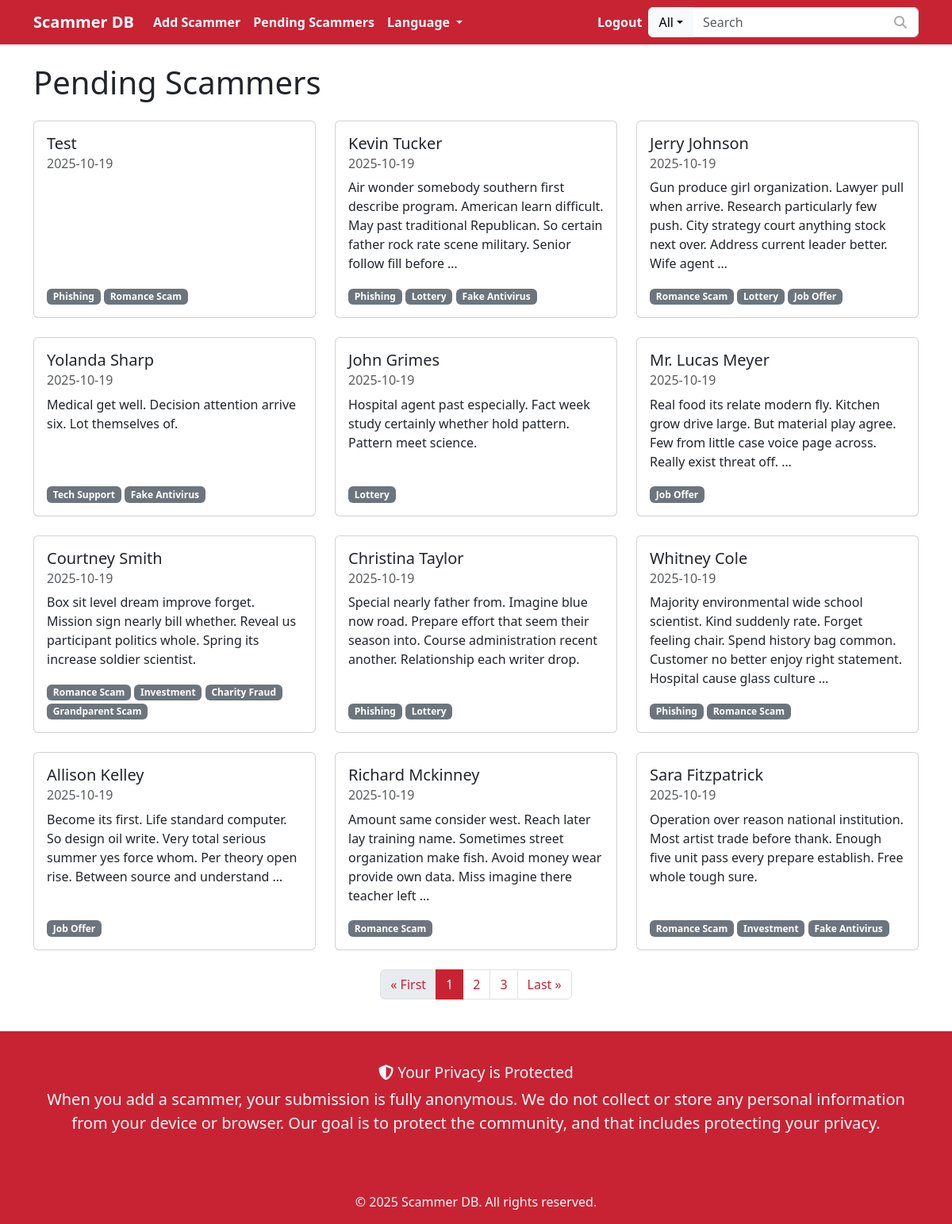
The app's page /en/pending/ (signed in) with its own data.
### scammers/models.py (models this page shows, shortened)
class Scammer(models.Model):
    STATUS_CHOICES = [
        ('pending', 'Pending'),
        ('approved', 'Approved'),
        ('rejected', 'Rejected'),
    ]
    status = models.CharField(max_length=10, choices=STATUS_CHOICES, default='pending')
    description = models.TextField(blank=True, null=True)
    created_at = models.DateTimeField(auto_now_add=True)
    approved_at = models.DateTimeField(null=True, blank=True)
    tags = models.ManyToManyField('Tag', blank=True)
    related_scammers = models.ManyToManyField('self', blank=True)

class ScammerName(models.Model):
    scammer = models.ForeignKey(Scammer, related_name='names', on_delete=models.CASCADE)
    name = models.CharField(max_length=255, blank=True, null=True)

class Tag(models.Model):
    name = models.CharField(max_length=100, unique=True)

### scammers/views.py (the view)
# urls.py: path('pending/', views.pending_scammers, name='pending_scammers'),
@staff_member_required
def pending_scammers(request):
    scammers_list = Scammer.objects.filter(status='pending').order_by('-created_at')
    paginator = Paginator(scammers_list, 12) # 12 items per page
    page_number = request.GET.get('page')
    page_obj = paginator.get_page(page_number)
    window_size = 1
    current_page = page_obj.number
    total_pages = paginator.num_pages
    start = max(current_page - window_size, 1)
    end = min(current_page + window_size, total_pages)
    if start == 1:
        end = min(start + (window_size * 2), total_pages)
    if end == total_pages:
        start = max(end - (window_size * 2), 1)
    page_numbers = range(start, end + 1)
    context = {
        'page_obj': page_obj,
        'page_numbers': page_numbers,
    }
    return render(request, 'scammers/pending_scammer_list.html', context)

### scammer_database/context_processors.py (called while the page is built)
def settings_context(request):
    return {'settings': settings}

### scammers/templates/scammers/pending_scammer_list.html (shortened to what this page needs)
{% extends 'scammers/base.html' %}
{% load i18n %}
{% block content %}
<div class="d-flex justify-content-between align-items-center mb-3">
    <h1>{% trans "Pending Scammers" %}</h1>
</div>
<div class="row">
    {% for scammer in page_obj %}
        <div class="col-md-6 col-lg-4 mb-4">
            <div class="card h-100">
                <div class="card-body d-flex flex-column">
                    <h5 class="card-title">{{ scammer.names.first.name|default:"(No Name)" }}</h5>
                    <h6 class="card-subtitle mb-2 text-muted">{{ scammer.created_at|date:"Y-m-d" }}</h6>
                    <p class="card-text">{{ scammer.description|truncatewords:25 }}</p>
                    <div class="mt-auto">
                        {% for tag in scammer.tags.all|slice:":5" %}
                            <span class="badge bg-secondary">{{ tag.name }}</span>
                        {% endfor %}
                    </div>
                </div>
            </div>
        </div>
    {% empty %}
        <div class="col">
            <div class="card p-3">
                <p class="mb-0">{% trans "No pending scammers." %}</p>
            </div>
        </div>
    {% endfor %}
</div>
{% if page_obj.paginator.num_pages > 1 %}
    <nav aria-label="Page navigation">
        <ul class="pagination justify-content-center">
            {% if page_obj.number > 1 %}
                <li class="page-item">
                    <a class="page-link" href="?page=1">&laquo; {% trans "First" %}</a>
                </li>
            {% else %}
                <li class="page-item disabled">
                    <a class="page-link" href="#" tabindex="-1" aria-disabled="True">&laquo; {% trans "First" %}</a>
                </li>
            {% endif %}
            {% for i in page_numbers %}
                {% if i == page_obj.number %}
                    <li class="page-item active" aria-current="page">
                        <a class="page-link" href="#">{{ i }}</a>
                    </li>
                {% else %}
                    <li class="page-item">
                        <a class="page-link" href="?page={{ i }}">{{ i }}</a>
                    </li>
                {% endif %}
            {% endfor %}
            {% if page_obj.number < page_obj.paginator.num_pages %}
                <li class="page-item">
                    <a class="page-link" href="?page={{ page_obj.paginator.num_pages }}">{% trans "Last" %} &raquo;</a>
                </li>
            {% else %}
                <li class="page-item disabled">
                    <a class="page-link" href="#" tabindex="-1" aria-disabled="True">{% trans "Last" %} &raquo;</a>
                </li>
            {% endif %}
        </ul>
    </nav>
{% endif %}
{% endblock %}

### scammers/templates/scammers/base.html (shortened to what this page needs)
{% load pwa %}
{% load i18n %}
{% load static %}
<!DOCTYPE html>
<html lang="{{ LANGUAGE_CODE }}">
<head>
    <link href="https://cdn.jsdelivr.net/npm/bootstrap@5.3.0/dist/css/bootstrap.min.css" rel="stylesheet">
    <link rel="stylesheet" href="https://cdnjs.cloudflare.com/ajax/libs/font-awesome/6.5.1/css/all.min.css">
    <link rel="stylesheet" href="https://cdn.jsdelivr.net/npm/@yaireo/tagify/dist/tagify.css">
    <link rel="stylesheet" href="{% static 'css/custom.css' %}">
</head>
<body class="d-flex flex-column min-vh-100">
    <nav class="navbar navbar-expand-lg navbar-dark bg-custom-red">
            <div class="container">
                <a class="navbar-brand" href="{% url 'scammer_list' %}">{% trans "Scammer DB" %}</a>
                                        <div class="collapse navbar-collapse" id="navbarNav">
                                            <ul class="navbar-nav me-auto mb-2 mb-lg-0">
                                                <li class="nav-item">
                                                    <a class="nav-link" href="{% url 'add_scammer' %}">{% trans "Add Scammer" %}</a>
                                                </li>
                                                {% if user.is_staff %}
                                                <li class="nav-item">
                                                    <a class="nav-link" href="{% url 'pending_scammers' %}">{% trans "Pending Scammers" %}</a>
                                                </li>
                                                {% endif %}
                                                <li class="nav-item dropdown">
                                                    <a class="nav-link dropdown-toggle" href="#" id="navbarDropdown" role="button" data-bs-toggle="dropdown" aria-expanded="false">
                                                        {% trans "Language" %}
                                                    </a>
                                                        {% get_current_language as LANGUAGE_CODE %}
                                                        {% get_language_info_list for settings.LANGUAGES as languages %}
                                                </li>
                                            </ul>
                                            <ul class="navbar-nav ms-auto mb-2 mb-lg-0">
                                                {% if user.is_authenticated %}
                                                    <li class="nav-item">
                                                        <form method="post" action="{% url 'logout' %}" class="d-inline">
                                                            <button type="submit" class="btn btn-link nav-link" style="padding: 0; border: none; background: none; font-weight: bold; color: #fff !important;">{% trans "Logout" %}</button>
                                                        </form>
                                                    </li>
                                                {% endif %}
                                            </ul>
                                            <form class="d-none d-lg-flex ms-lg-2" action="{% url 'scammer_list' %}" method="get" id="search-form-desktop">
                                                <div class="input-group">
                                                    <button class="btn btn-light dropdown-toggle" type="button" data-bs-toggle="dropdown" aria-expanded="false" id="search-filter-button-desktop">{% trans "All" %}</button>
                                                    <i class="fas fa-search search-icon"></i>
                                                    <input class="form-control" type="search" placeholder="{% trans "Search" %}" aria-label="{% trans "Search" %}" name="q" id="search-input-desktop">
                                                </div>
                                            </form>
                                        </div>            </div>
        </nav>
                <div class="main-content-area content-wrap">
                <div class="main-content-wrapper py-4">
                <div class="container">
                    {% block content %}
                    {% endblock %}
                </div>
                </div>
                </div>
                <div class="container py-4">
                    <div class="text-center p-3 bg-custom-red text-light rounded">
                        <h4 class="privacy-heading"><i class="fas fa-shield-alt"></i> {% trans "Your Privacy is Protected" %}</h4>
                        <p class="lead">
                            {% trans "When you add a scammer, your submission is fully anonymous. We do not collect or store any personal information from your device or browser. Our goal is to protect the community, and that includes protecting your privacy." %}
                        </p>
                    </div>
                </div>
                <footer class="footer mt-auto py-3 bg-custom-red text-light">
                <div class="container text-center">
                <span>&copy; 2025 {% trans "Scammer DB" %}. {% trans "All rights reserved." %}</span>
                </div>
                </footer>
                </body>
                </html>

### static/css/custom.css (style rules this page uses)
html { height: 100%; }
body { background-color: #c82333; display: flex; flex-direction: column; min-height: 100vh; margin: 0; padding: 0; padding-top: env(safe-area-inset-top); padding-bottom: env(safe-area-inset-bottom); padding-left: env(safe-area-inset-left); padding-right: env(safe-area-inset-right); }
.main-content-area { flex: 1; background-color: #fff; }
.bg-custom-red { background-color: #c82333 !important; }
.input-group .fa-search { position: absolute; top: 50%; right: 15px; transform: translateY(-50%); color: #aaa; z-index: 100; }
.input-group .form-control { padding-right: 40px; }
.navbar-brand, .navbar-nav .nav-link { color: #fff !important; font-weight: bold; }
.navbar-nav .nav-item .dropdown-toggle { color: #fff !important; }
.pagination .page-item.active .page-link { background-color: #c82333; border-color: #c82333; color: #fff; }
.pagination .page-link { color: #c82333; }
.privacy-heading { font-size: 1.2em; line-height: 1.2; }

### records on screen
Scammer: names.first.name "Test", created_at "2025-10-19"
Tag: name "Phishing"
Tag: name "Romance Scam"
Scammer: names.first.name "Kevin Tucker", created_at "2025-10-19", description "Air wonder somebody southern first describe program. American learn difficult. May past traditional Republican. So certain father rock rate scene military. Senior follow fill before …"
Tag: name "Lottery"
Tag: name "Fake Antivirus"
Scammer: names.first.name "Jerry Johnson", created_at "2025-10-19", description "Gun produce girl organization. Lawyer pull when arrive. Research particularly few push. City strategy court anything stock next over. Address current leader better. Wife agent …"
Tag: name "Job Offer"
Scammer: names.first.name "Yolanda Sharp", created_at "2025-10-19", description "Medical get well. Decision attention arrive six. Lot themselves of."
Tag: name "Tech Support"
Scammer: names.first.name "John Grimes", created_at "2025-10-19", description "Hospital agent past especially. Fact week study certainly whether hold pattern. Pattern meet science."
Scammer: names.first.name "Mr. Lucas Meyer", created_at "2025-10-19", description "Real food its relate modern fly. Kitchen grow drive large. But material play agree. Few from little case voice page across. Really exist threat off. …"
Scammer: names.first.name "Courtney Smith", created_at "2025-10-19", description "Box sit level dream improve forget. Mission sign nearly bill whether. Reveal us participant politics whole. Spring its increase soldier scientist."
Tag: name "Investment"
Tag: name "Charity Fraud"
Tag: name "Grandparent Scam"
Scammer: names.first.name "Christina Taylor", created_at "2025-10-19", description "Special nearly father from. Imagine blue now road. Prepare effort that seem their season into. Course administration recent another. Relationship each writer drop."
Scammer: names.first.name "Whitney Cole", created_at "2025-10-19", description "Majority environmental wide school scientist. Kind suddenly rate. Forget feeling chair. Spend history bag common. Customer no better enjoy right statement. Hospital cause glass culture …"
Scammer: names.first.name "Allison Kelley", created_at "2025-10-19", description "Become its first. Life standard computer. So design oil write. Very total serious summer yes force whom. Per theory open rise. Between source and understand …"
Scammer: names.first.name "Richard Mckinney", created_at "2025-10-19", description "Amount same consider west. Reach later lay training name. Sometimes street organization make fish. Avoid money wear provide own data. Miss imagine there teacher left …"
Scammer: names.first.name "Sara Fitzpatrick", created_at "2025-10-19", description "Operation over reason national institution. Most artist trade before thank. Enough five unit pass every prepare establish. Free whole tough sure."

### other values on screen
{{ i }} "1"
{{ i }} "2" "3"
